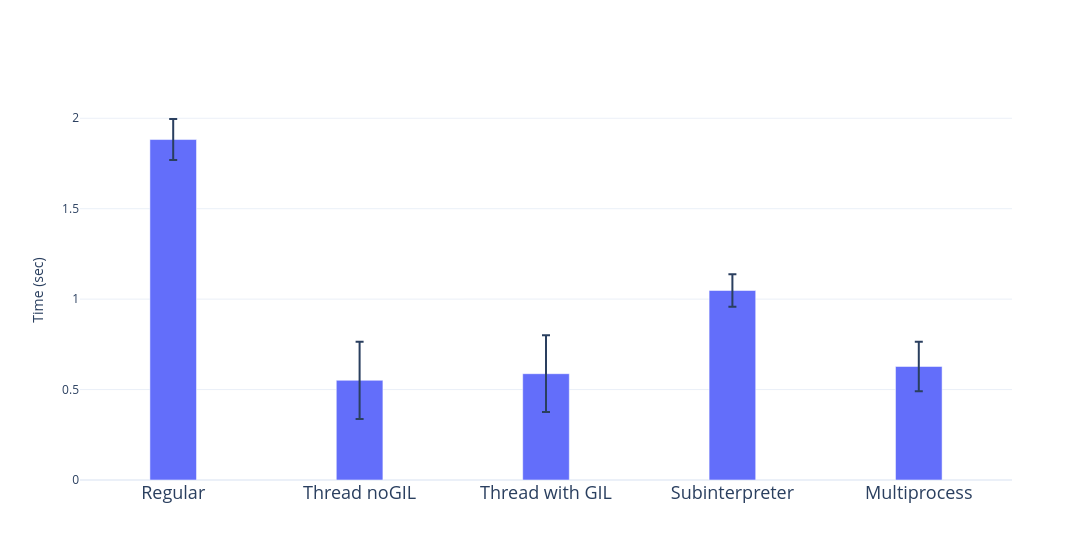

The cell this chart's notebook holds for it:
### Code cell
fig = go.Figure()

fig.add_bar(
    x=names,
    y=data_mean,
    error_y=dict(type="data", array=data_err, visible=True),
    width=0.25,
    textposition="outside"
)

fig.update_layout(
    width=1200,
    xaxis=dict(tickfont=dict(size=18)),
    yaxis_title="Time (sec)",
    barmode="group",
    bargap=0.5,
    legend_title_text="Method",
    template="plotly_white"
)

fig.show()

### Figure 1 — Plotly figure (JSON) as saved in the notebook; plotly's stock layout.template omitted (floating-point values rounded to 4 significant figures)
{"data": [{"error_y": {"array": [0.1136, 0.2138, 0.2124, 0.09043, 0.1363], "type": "data", "visible": true}, "textposition": "outside", "type": "bar", "width": 0.25, "x": ["Regular", "Thread noGIL", "Thread with GIL", "Subinterpreter", "Multiprocess"], "y": [1.882, 0.5511, 0.5877, 1.048, 0.6276]}], "layout": {"bargap": 0.5, "barmode": "group", "legend": {"title": {"text": "Method"}}, "width": 1200, "xaxis": {"tickfont": {"size": 18}}, "yaxis": {"title": {"text": "Time (sec)"}}}}
